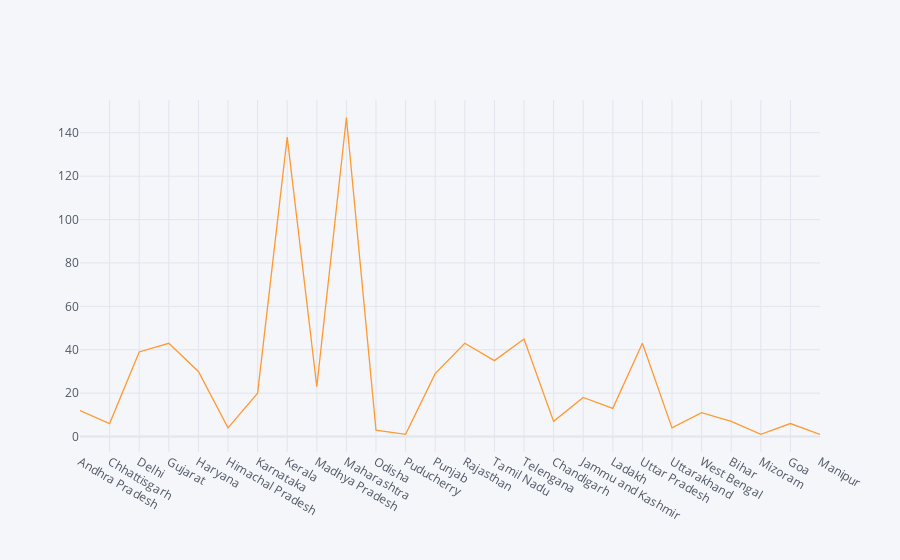
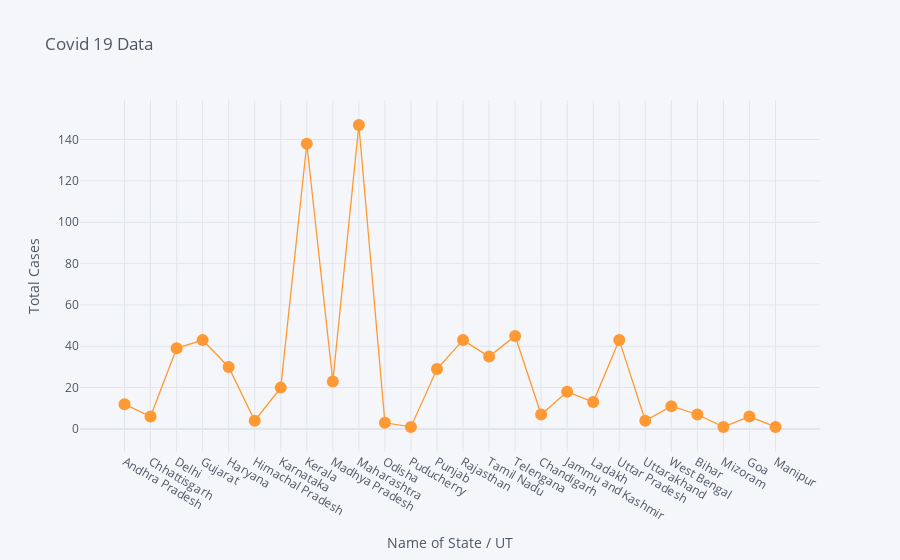

Write notebook code for charts like these, in order.
### Code cell
# Plotly Scatter Plot
df.iplot(kind='scatter', x='Name of State / UT', y='Total Cases')

# Plotly Scatter Plot
df.iplot(kind='scatter', x='Name of State / UT', y='Total Cases', mode='markers+lines', title='Covid 19 Data',
        xTitle='Name of State / UT', yTitle='Total Cases') # with mode and titles

### Figure 1 — Plotly figure (JSON) as saved in the notebook; plotly's stock layout.template omitted (floating-point values rounded to 4 significant figures)
{"data": [{"line": {"color": "rgba(255, 153, 51, 1.0)", "dash": "solid", "shape": "linear", "width": 1.3}, "mode": "lines", "name": "Total Cases", "text": "", "type": "scatter", "x": ["Andhra Pradesh", "Chhattisgarh", "Delhi", "Gujarat", "Haryana", "Himachal Pradesh", "Karnataka", "Kerala", "Madhya Pradesh", "Maharashtra", "Odisha", "Puducherry", "Punjab", "Rajasthan", "Tamil Nadu", "Telengana", "Chandigarh", "Jammu and Kashmir", "Ladakh", "Uttar Pradesh", "Uttarakhand", "West Bengal", "Bihar", "Mizoram", "Goa", "Manipur"], "y": [12, 6, 39, 43, 30, 4, 20, 138, 23, 147, 3, 1, 29, 43, 35, 45, 7, 18, 13, 43, 4, 11, 7, 1, 6, 1]}], "layout": {"legend": {"bgcolor": "#F5F6F9", "font": {"color": "#4D5663"}}, "paper_bgcolor": "#F5F6F9", "plot_bgcolor": "#F5F6F9", "title": {"font": {"color": "#4D5663"}}, "xaxis": {"gridcolor": "#E1E5ED", "showgrid": true, "tickfont": {"color": "#4D5663"}, "title": {"font": {"color": "#4D5663"}, "text": ""}, "zerolinecolor": "#E1E5ED"}, "yaxis": {"gridcolor": "#E1E5ED", "showgrid": true, "tickfont": {"color": "#4D5663"}, "title": {"font": {"color": "#4D5663"}, "text": ""}, "zerolinecolor": "#E1E5ED"}}}

### Figure 2 — Plotly figure (JSON) as saved in the notebook; plotly's stock layout.template omitted (floating-point values rounded to 4 significant figures)
{"data": [{"line": {"color": "rgba(255, 153, 51, 1.0)", "dash": "solid", "shape": "linear", "width": 1.3}, "marker": {"size": 12, "symbol": "circle"}, "mode": "markers+lines", "name": "Total Cases", "text": "", "type": "scatter", "x": ["Andhra Pradesh", "Chhattisgarh", "Delhi", "Gujarat", "Haryana", "Himachal Pradesh", "Karnataka", "Kerala", "Madhya Pradesh", "Maharashtra", "Odisha", "Puducherry", "Punjab", "Rajasthan", "Tamil Nadu", "Telengana", "Chandigarh", "Jammu and Kashmir", "Ladakh", "Uttar Pradesh", "Uttarakhand", "West Bengal", "Bihar", "Mizoram", "Goa", "Manipur"], "y": [12, 6, 39, 43, 30, 4, 20, 138, 23, 147, 3, 1, 29, 43, 35, 45, 7, 18, 13, 43, 4, 11, 7, 1, 6, 1]}], "layout": {"legend": {"bgcolor": "#F5F6F9", "font": {"color": "#4D5663"}}, "paper_bgcolor": "#F5F6F9", "plot_bgcolor": "#F5F6F9", "title": {"font": {"color": "#4D5663"}, "text": "Covid 19 Data"}, "xaxis": {"gridcolor": "#E1E5ED", "showgrid": true, "tickfont": {"color": "#4D5663"}, "title": {"font": {"color": "#4D5663"}, "text": "Name of State / UT"}, "zerolinecolor": "#E1E5ED"}, "yaxis": {"gridcolor": "#E1E5ED", "showgrid": true, "tickfont": {"color": "#4D5663"}, "title": {"font": {"color": "#4D5663"}, "text": "Total Cases"}, "zerolinecolor": "#E1E5ED"}}}
